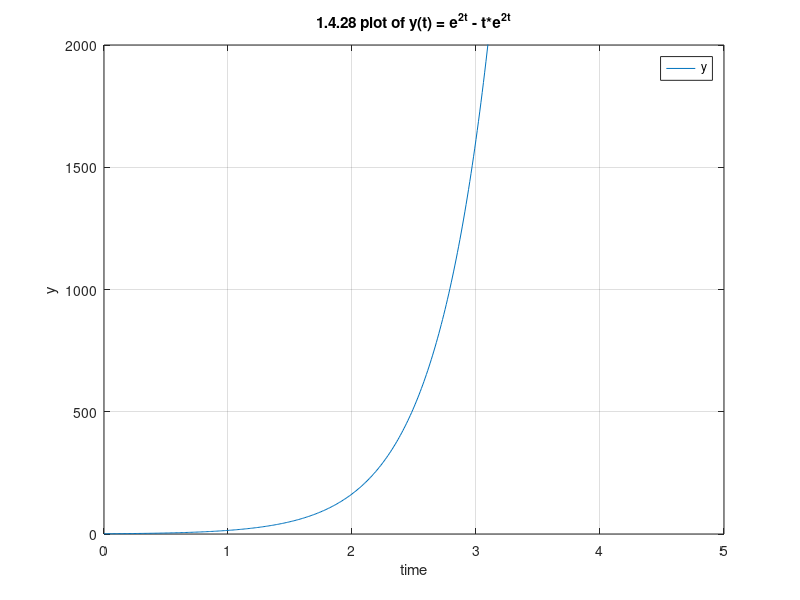

MATLAB code to generate this figure:
% 1.4.27 when c = 2 is exactly equal to a = 2,
% solve y'-2y = e^{2t} starting from y(0)=1. 
% This is resonance as in equation (20). By
% hand or by computer, draw the graph of y(t):
% near resonance.

% The solution is y(t) = e^{2t} + te^{2t}
% run with $ matlab -batch "problem_1_4_28"

t = 0.0:0.01:10.0;

y = exp(2*t) + t.*exp(2*t);

f = figure;
plot(t, y);
legend("y");

ylim([0 2000]);
xlim([0 5]);
grid on;
title("1.4.28 plot of y(t) = e^{2t} - t*e^{2t}");
xlabel("time");
ylabel("y");
uiwait(f);